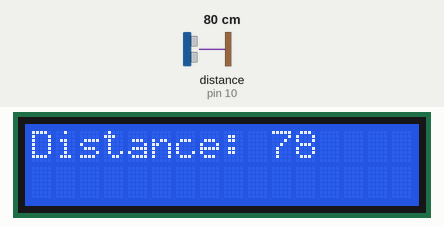
Bench run of a sketch on a simulated Arduino Uno, built with avr-gcc and run on an emulated ATmega328P. Parts: 16×2 character LCD. Wiring (inferred from the names in the program): ultrasonic range finder: trigger pin 9; echo pin 10. Inputs (shaded band) come from the test bench; at power-on: distance to the obstacle (sensor on pin 10) 80 cm. The echo pulse lasts 58.3 µs per cm.

Above: at 1.2 s.
1.3 s: distance to the obstacle (sensor on pin 10) set to 2 cm
At 2.1 s:
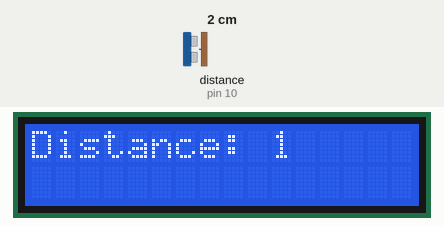
2.8 s: distance to the obstacle (sensor on pin 10) set to 4 cm
At 4.1 s:
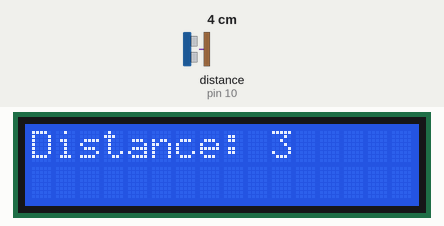
4.4 s: distance to the obstacle (sensor on pin 10) set to 9 cm
At 5.0 s:
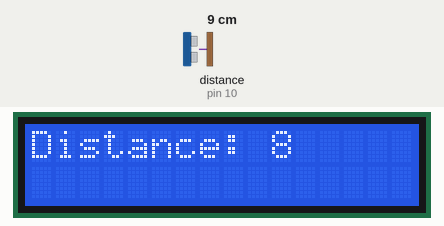
Timing chart, 0 to 7.4 s (numbered marks = the images above; inputs shaded):
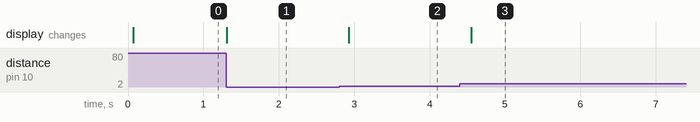

Measured:
- after the input at 1.3 s, the display: changes at once (image 1)
- after the input at 2.8 s, the display: changes after 0.13 s (image 2)
- after the input at 4.4 s, the display: changes after 0.15 s (image 3)

The sketch:

example3-ultrasonic_lcd.ino
```cpp
#include <LiquidCrystal.h>

const int rsPin = 12;
const int ePin = 11;
const int d4Pin = 5;
const int d5Pin = 4;
const int d6Pin = 3;
const int d7Pin = 2;

LiquidCrystal lcd(rsPin, ePin, d4Pin, d5Pin, d6Pin, d7Pin);

const int trigPin = 9;
const int echoPin = 10;

int dist = 0;

char msg[16];

void setup() {
  pinMode(trigPin, OUTPUT);
  pinMode(echoPin, INPUT);

  lcd.begin(16, 2);
  ///lcd.print("Distance: ");
}

void loop() {
  dist = readDistance();
  lcd.setCursor(0, 0);
  sprintf(msg, "Distance: %-4d", dist);
  lcd.print(msg);
  delay(200);
}

int readDistance() {
  long duration = 0;
  int distance = 0;

  digitalWrite(trigPin, LOW);
  delayMicroseconds(2);

  digitalWrite(trigPin, HIGH);
  delayMicroseconds(10);

  digitalWrite(trigPin, LOW);

  duration = pulseIn(echoPin, HIGH);
  distance = duration * 0.034 / 2;
  return distance;
}
```
